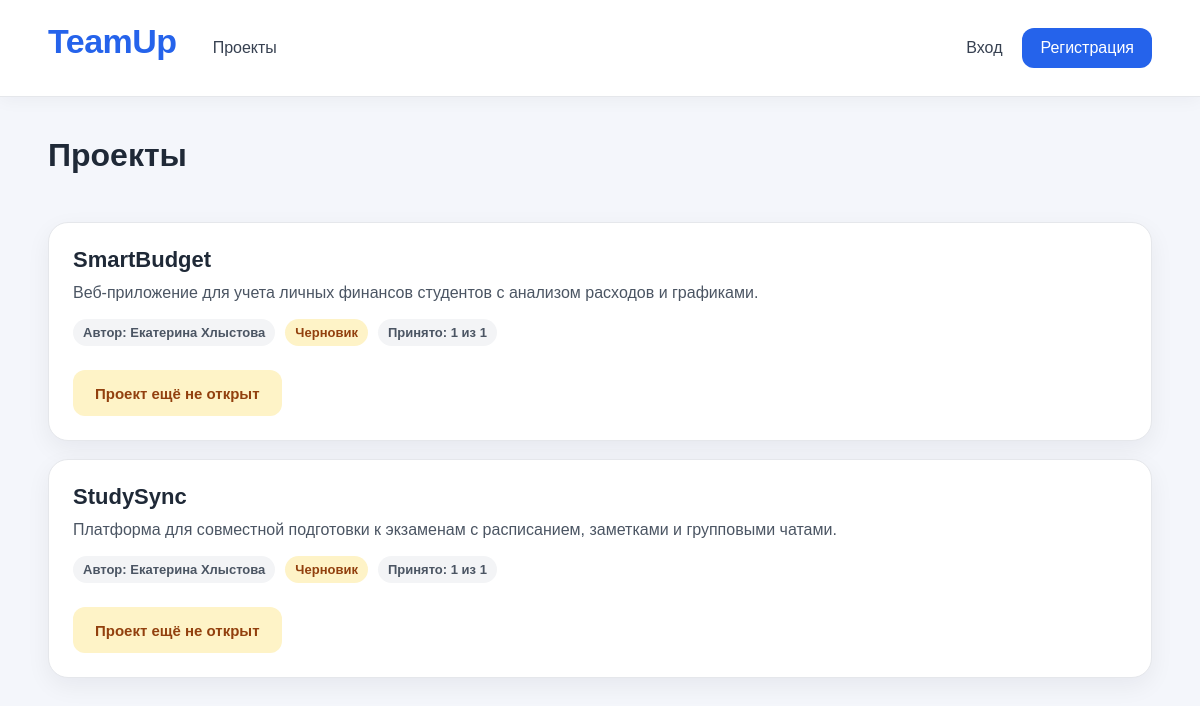
Page /projects on the earlier database version.
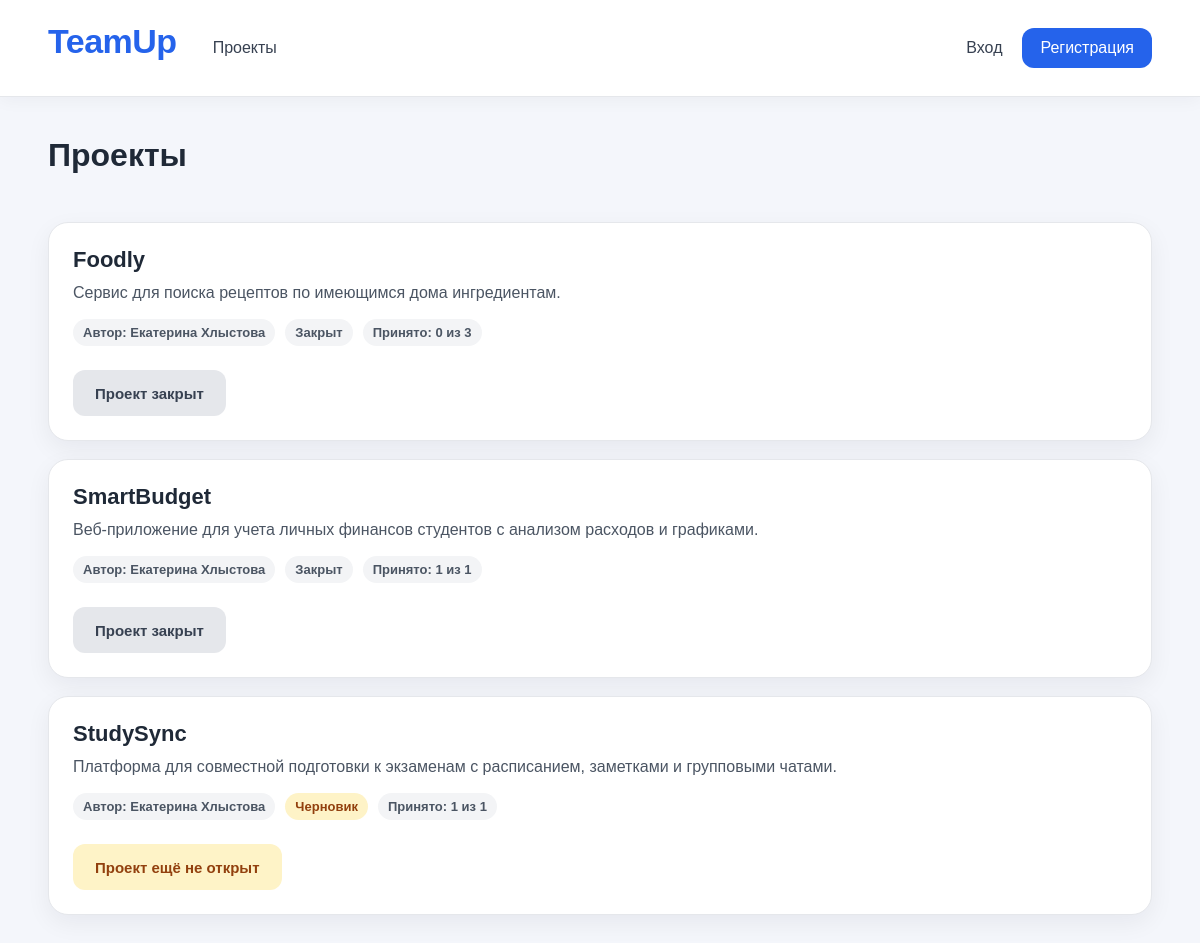
Same page on the later database version.
### app/models/project.py (models this page shows)
class Project(Base):
    __tablename__ = "projects"
    id: Mapped[int] = mapped_column(primary_key=True)
    title: Mapped[str] = mapped_column(String(255), nullable=False)
    description: Mapped[str] = mapped_column(String(1000), nullable=False)
    status: Mapped[str] = mapped_column(String(50), default="draft", nullable=False)
    max_participants: Mapped[int] = mapped_column(Integer, nullable=False, default=1)
    owner_id: Mapped[int] = mapped_column(ForeignKey("users.id"), nullable=False)
    owner = relationship("User", back_populates="projects")
    applications = relationship("Application", back_populates="project")

### app/models/user.py (models this page shows)
class User(Base):
    __tablename__ = "users"
    id: Mapped[int] = mapped_column(primary_key=True)
    first_name: Mapped[str] = mapped_column(String(255), nullable=False)
    last_name: Mapped[str] = mapped_column(String(255), nullable=False)
    email: Mapped[str] = mapped_column(String(255), unique=True, nullable=False)
    password: Mapped[str] = mapped_column(String(255), nullable=False)
    role: Mapped[str] = mapped_column(String(50), default="user", nullable=False)
    projects = relationship("Project", back_populates="owner")
    applications = relationship("Application", back_populates="user")

### app/api/projects.py (the view)
@router.get("/projects")
async def projects_list(
    request: Request,
    session: AsyncSession = Depends(get_session),
):
    project_repository = ProjectRepository(session)
    project_service = ProjectService(project_repository)
    projects = await project_service.get_all_projects()
    user_id = request.session.get("user_id")
    user_name = request.session.get("user_name")
    user_email = request.session.get("user_email")
    user_role = request.session.get("user_role")
    message = request.query_params.get("message")
    applied_project_ids = set()
    if user_id:
        application_repository = ApplicationRepository(session)
        application_service = ApplicationService(application_repository)
        applied_project_ids = (
            await application_service.get_user_project_ids_with_applications(user_id)
        )
    return templates.TemplateResponse(
        request=request,
        name="projects.html",
        context={
            "projects": projects,
            "user_id": user_id,
            "user_name": user_name,
            "user_email": user_email,
            "user_role": user_role,
            "applied_project_ids": applied_project_ids,
            "message": message,
        },
    )

### templates/projects.html (shortened to what this page needs)
{% extends "base.html" %}
{% block content %}
<div class="page-header">
    <h1 class="page-title">Проекты</h1>
</div>
{% if projects %}
    <div class="projects-grid">
        {% for project in projects %}
            <div class="card project-card">
                <div>
                    <h3>{{ project.title }}</h3>
                    <p>{{ project.description }}</p>
                </div>
                <div class="meta">
                    <span class="badge badge-muted">
                        Автор: {{ project.owner.first_name }} {{ project.owner.last_name }}
                    </span>
                    {% if project.status == "draft" %}
                        <span class="badge badge-warning">Черновик</span>
                    {% elif project.status == "open" %}
                        <span class="badge badge-success">Открыт</span>
                    {% elif project.status == "closed" %}
                        <span class="badge badge-muted">Закрыт</span>
                    {% else %}
                        <span class="badge badge-muted">{{ project.status }}</span>
                    {% endif %}
                    <span class="badge badge-muted">
                        Принято:
                        {{ project.applications | selectattr("status", "equalto", "accepted") | list | length }}
                        из
                        {{ project.max_participants }}
                    </span>
                </div>
                <div class="actions">
                    {% set accepted_count = project.applications | selectattr("status", "equalto", "accepted") | list | length %}
                    {% if user_id == project.owner_id %}
                        {% if project.status == "draft" %}
                            <span class="status-label status-warning">
                                Проект ещё не открыт
                            </span>
                        {% elif project.status == "open" %}
                            <span class="status-label status-success">
                                Ваш проект открыт
                            </span>
                        {% elif project.status == "closed" %}
                            <span class="status-label status-muted">
                                Проект закрыт
                            </span>
                        {% endif %}
                    {% elif project.status == "draft" %}
                        <span class="status-label status-warning">
                            Проект ещё не открыт
                        </span>
                    {% elif project.status == "closed" %}
                        <span class="status-label status-muted">
                            Проект закрыт
                        </span>
                    {% elif project.id in applied_project_ids %}
                        <span class="status-label status-warning">
                            Вы уже откликнулись
                        </span>
                    {% elif accepted_count >= project.max_participants %}
                        <span class="status-label status-muted">
                            Мест больше нет
                        </span>
                    {% else %}
                        <form action="/projects/{{ project.id }}/apply" method="post">
                            <button class="button" type="submit">
                                Откликнуться
                            </button>
                        </form>
                    {% endif %}
                </div>
            </div>
        {% endfor %}
    </div>
{% else %}
    <div class="empty">
        Пока нет проектов.
    </div>
{% endif %}
{% endblock %}

### templates/base.html (shortened to what this page needs)
<!DOCTYPE html>
<html lang="ru">
<head>
    <link rel="stylesheet" href="/static/css/style.css">
</head>
<body>
    <header class="header">
        <div class="container header-inner">
            <a class="logo" href="/">TeamUp</a>
            <nav class="nav">
                <div class="nav-left">
                    <a href="/projects">Проекты</a>
                </div>
                <div class="nav-right">
                    {% if user_name %}
                        <a href="/logout" class="nav-exit">Выйти</a>
                    {% else %}
                        <a href="/login">Вход</a>
                        <a href="/register" class="nav-button">Регистрация</a>
                    {% endif %}
                </div>
            </nav>
        </div>
    </header>
    <main class="main">
        <div class="container">
            {% block content %}{% endblock %}
        </div>
    </main>
</body>
</html>

### static/css/style.css (style rules this page uses)
* { box-sizing: border-box; }
body { font-family: Arial, sans-serif; background: #f4f6fb; margin: 0; color: #1f2937 }
a { color: inherit; text-decoration: none; }
.container { width: min(1280px, 92%); margin: 0 auto; }
.header { background: #ffffff; border-bottom: 1px solid #e5e7eb; position: sticky; top: 0; z-index: 10; box-shadow: 0 4px 16px rgba(15, 23, 42, 0.04); }
.header-inner { min-height: 96px; display: flex; align-items: center; justify-content: space-between; gap: 36px; }
.logo { font-size: 34px; font-weight: 800; color: #2563eb; letter-spacing: -0.5px; flex-shrink: 0; line-height: 1; transform: translateY(-7px); }
.nav { flex: 1; display: flex; align-items: center; justify-content: space-between; }
.nav-left { display: flex; align-items: center; gap: 28px; }
.nav-right { display: flex; align-items: center; gap: 20px; }
.nav a { color: #374151; padding: 10px 0; line-height: 1; white-space: nowrap; transition: color 0.2s ease, transform 0.2s ease; }
.nav-button { background: #2563eb; color: white !important; padding: 12px 18px !important; border-radius: 12px; transition: background 0.2s ease, transform 0.2s ease, box-shadow 0.2s ease; }
.main { padding: 40px 0; }
.card { background: white; border: 1px solid #e5e7eb; border-radius: 20px; padding: 24px; box-shadow: 0 8px 24px rgba(15, 23, 42, 0.06); }
.card + .card { margin-top: 18px; }
.page-title { margin: 0 0 24px; font-size: 32px; }
.page-header { display: flex; align-items: center; justify-content: space-between; gap: 20px; margin-bottom: 24px; }
.project-card { display: flex; flex-direction: column; gap: 14px; }
.project-card h3 { margin: 0 0 8px; font-size: 22px; }
.project-card p { margin: 0; line-height: 1.5; color: #4b5563; }
.meta { display: flex; flex-wrap: wrap; gap: 10px; font-size: 14px; margin-bottom: 10px; }
.badge { display: inline-block; background: #eef2ff; color: #3730a3; border-radius: 999px; padding: 6px 10px; font-size: 13px; font-weight: 600; }
.badge-warning { background: #fef3c7; color: #92400e; }
.badge-muted { background: #f3f4f6; color: #4b5563; }
.actions { display: flex; flex-wrap: wrap; gap: 10px; margin-top: 10px; }
.status-label { display: inline-flex; align-items: center; justify-content: center; min-height: 46px; padding: 0 22px; border-radius: 12px; font-size: 15px; font-weight: 600; line-height: 1; white-space: nowrap; }
.status-warning { background: #fef3c7; color: #92400e; }
.status-muted { background: #e5e7eb; color: #374151; }
.actions { display: flex; align-items: center; flex-wrap: wrap; gap: 10px; margin-top: 0; }

Differences in the rows shown:
added Project: title "Foodly", description "Сервис для поиска рецептов по имеющимся дома ингредиентам.", owner.first_name "Екатерина", owner.last_name "Хлыстова", status "Закрыт", applications|selectattr "0", max_participants "3"
changed Project "SmartBudget": status "Черновик Проект ещё не открыт" → "Закрыт Проект закрыт"
